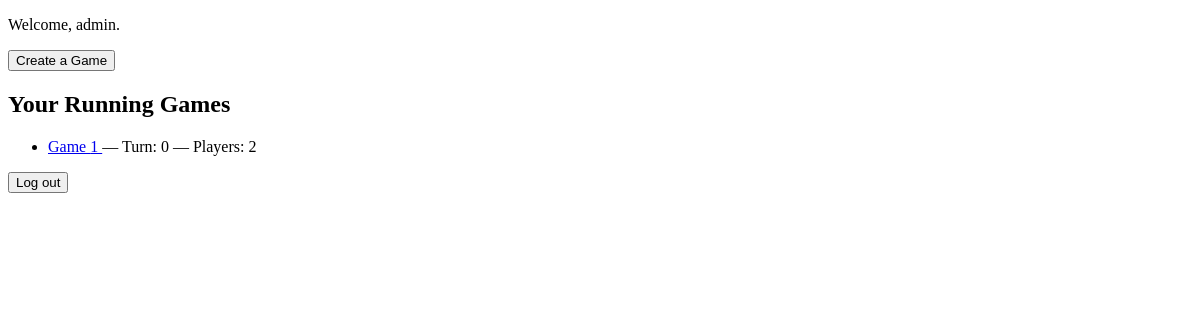
Before: / (signed in) with the older database file.
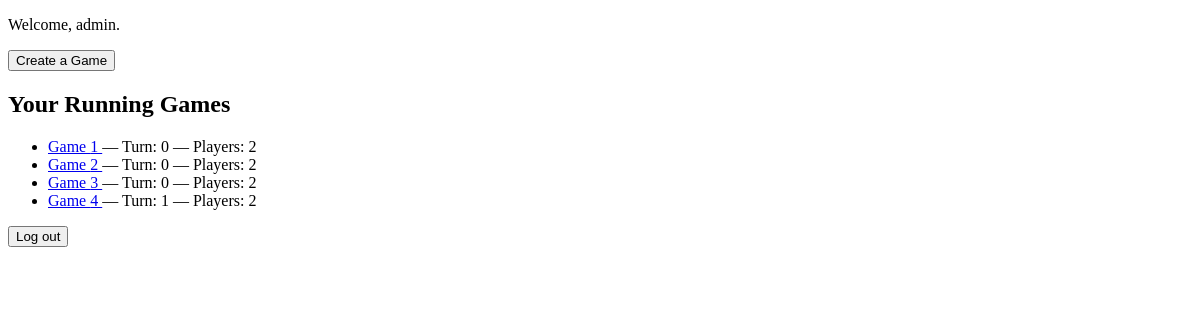
After: the same page with the newer database file.
### hexgame/models.py (models this page shows, shortened)
class Player(models.Model):
    user = models.ForeignKey(User, on_delete=models.CASCADE)
    game = models.ForeignKey('Game', on_delete=models.CASCADE)

class Game(models.Model):
    current_player_turn = models.IntegerField()
    board_state = models.JSONField()
    minutes_per_turn = models.IntegerField()
    creation_time = models.DateTimeField(auto_now_add=True)
    kick_if_inactive = models.BooleanField()

### hexgame/views.py (the view)
# urls.py: path("", home_view, name="home"),
@login_required
def home_view(request):
    games = (
        Player.objects
        .filter(user=request.user)
        .select_related("game")
    )
    return render(request, "hexgame/account/home.html", {"games": games})

### hexgame/templates/hexgame/account/home.html (shortened to what this page needs)
<!DOCTYPE html>
<html>
<head>
</head>
<body>
    <p>Welcome, {{ user.username }}.</p>
    <p>
        <a href="{% url 'create_game' %}">
            <button>Create a Game</button>
        </a>
    </p>
    <h2>Your Running Games</h2>
    <ul>
        {% for player in games %}
            <li>
                <a href="{% url 'game' player.game.id %}">
                    Game {{ player.game.id }}
                </a>
                — Turn: {{ player.game.current_player_turn }}
                — Players: {{ player.game.player_set.count }}
            </li>
        {% empty %}
            <li>You are not in any games yet.</li>
        {% endfor %}
    </ul>
    <form method="post" action="{% url 'logout' %}">
        <button type="submit">Log out</button>
    </form>
</body>
</html>

Changed rows visible on the page:
added Player: game.id "2", game.current_player_turn "0", game.player_set.count "2"
added Player: game.id "3", game.current_player_turn "0", game.player_set.count "2"
added Player: game.id "4", game.current_player_turn "1", game.player_set.count "2"
